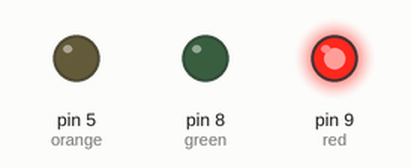
The sketch below on a simulated Arduino Uno, built with avr-gcc and run on an emulated ATmega328P. On the bench: output pins drawn as LEDs (lit = HIGH).

Above: at 0.5 s.
At 2.2 s:
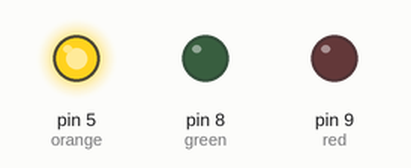
At 4.0 s:
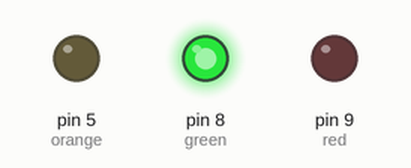
Timing chart, 0 to 5.8 s (numbered marks = the images above):
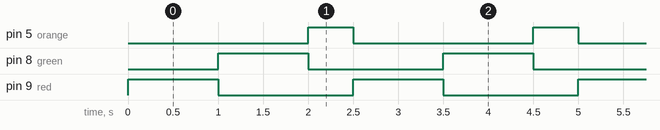

Measured:
- by itself, pin 5 (orange): alternates HIGH for 0.50 s and LOW for 2.0 s
- by itself, pin 8 (green), pin 9 (red): alternates HIGH for 1.0 s and LOW for 1.5 s
- by itself, everything shown: repeats every 2.5 s, in 3 steps

The sketch:

munaxe_ard_code.ino
```cpp
//Traffic Light Code
int red = 9;
int green = 8;
int orange = 5;

void green_light(){
  digitalWrite(green, HIGH);
  digitalWrite(orange, LOW);
  digitalWrite(red, LOW);
 }

void orange_light(){
  digitalWrite(green, LOW);
  digitalWrite(orange, HIGH);
  digitalWrite(red, LOW);
 }

void red_light(){
  digitalWrite(green, LOW);
  digitalWrite(orange, LOW);
  digitalWrite(red, HIGH);
 }

void setup() {
  pinMode(green, OUTPUT);
  pinMode(red, OUTPUT);
  pinMode(orange, OUTPUT);
}

void loop() {
  red_light();
  delay(1000);

  green_light();
  delay(1000);

  orange_light();
  delay(500);
}
```
